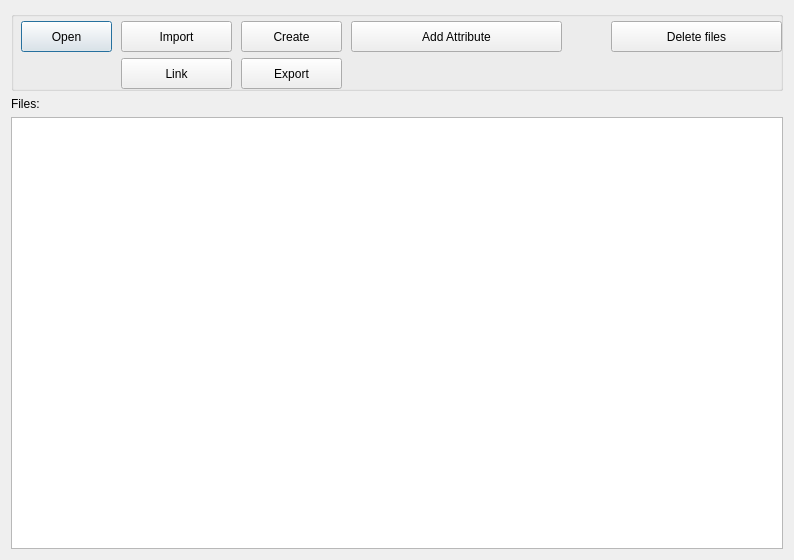
<?xml version="1.0" encoding="UTF-8"?>
<ui version="4.0">
 <class>Dialog_manage_files</class>
 <widget class="QDialog" name="Dialog_manage_files">
  <property name="geometry">
   <rect>
    <x>0</x>
    <y>0</y>
    <width>794</width>
    <height>560</height>
   </rect>
  </property>
  <property name="windowTitle">
   <string>Files</string>
  </property>
  <layout class="QGridLayout" name="gridLayout">
   <item row="3" column="0">
    <widget class="QTableWidget" name="tableWidget"/>
   </item>
   <item row="1" column="0">
    <widget class="QGroupBox" name="groupBox">
     <property name="minimumSize">
      <size>
       <width>0</width>
       <height>80</height>
      </size>
     </property>
     <property name="maximumSize">
      <size>
       <width>16777215</width>
       <height>80</height>
      </size>
     </property>
     <property name="title">
      <string/>
     </property>
     <widget class="QPushButton" name="pushButton_view">
      <property name="geometry">
       <rect>
        <x>10</x>
        <y>10</y>
        <width>91</width>
        <height>31</height>
       </rect>
      </property>
      <property name="text">
       <string>Open</string>
      </property>
     </widget>
     <widget class="QPushButton" name="pushButton_create">
      <property name="geometry">
       <rect>
        <x>230</x>
        <y>10</y>
        <width>101</width>
        <height>31</height>
       </rect>
      </property>
      <property name="text">
       <string>Create</string>
      </property>
     </widget>
     <widget class="QPushButton" name="pushButton_export">
      <property name="geometry">
       <rect>
        <x>230</x>
        <y>47</y>
        <width>101</width>
        <height>31</height>
       </rect>
      </property>
      <property name="toolTip">
       <string>&lt;html&gt;&lt;head/&gt;&lt;body&gt;&lt;p&gt;Make sure the file name does not contain unusual characters such as ': ; &amp;quot; ' otherwise it will raise an error when trying to save this file. Rename the file if needed.&lt;/p&gt;&lt;/body&gt;&lt;/html&gt;</string>
      </property>
      <property name="text">
       <string>Export</string>
      </property>
     </widget>
     <widget class="QPushButton" name="pushButton_delete">
      <property name="geometry">
       <rect>
        <x>600</x>
        <y>10</y>
        <width>171</width>
        <height>31</height>
       </rect>
      </property>
      <property name="text">
       <string>Delete files</string>
      </property>
     </widget>
     <widget class="QPushButton" name="pushButton_import">
      <property name="geometry">
       <rect>
        <x>110</x>
        <y>10</y>
        <width>111</width>
        <height>31</height>
       </rect>
      </property>
      <property name="text">
       <string>Import</string>
      </property>
     </widget>
     <widget class="QPushButton" name="pushButton_add_attribute">
      <property name="geometry">
       <rect>
        <x>340</x>
        <y>10</y>
        <width>211</width>
        <height>31</height>
       </rect>
      </property>
      <property name="text">
       <string>Add Attribute</string>
      </property>
     </widget>
     <widget class="QPushButton" name="pushButton_link">
      <property name="geometry">
       <rect>
        <x>110</x>
        <y>47</y>
        <width>111</width>
        <height>31</height>
       </rect>
      </property>
      <property name="text">
       <string>Link</string>
      </property>
     </widget>
    </widget>
   </item>
   <item row="2" column="0">
    <widget class="QLabel" name="label_fcount">
     <property name="text">
      <string>Files:</string>
     </property>
    </widget>
   </item>
  </layout>
 </widget>
 <resources/>
 <connections/>
</ui>
